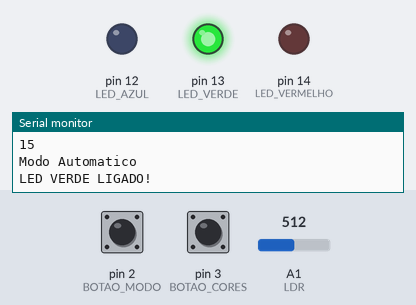
Simulated run of this sketch. Board: Arduino Uno, built with avr-gcc and run on an emulated ATmega328P. On the bench: output pins drawn as LEDs (lit = HIGH), the last lines printed to the serial monitor. Dashed ring = blinking. The test bench sets the inputs (shaded band); at power-on: pin 2 (BOTAO_MODO) HIGH, pin 3 (BOTAO_CORES) HIGH, A1 (LDR) = 512.

Above: at 1.2 s.
1.3 s: pin 2 (BOTAO_MODO) pulled LOW for 1 s
At 1.72 s:
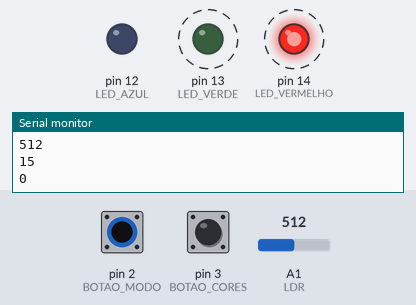
6.8 s: pin 2 (BOTAO_MODO) pulled LOW for 0.15 s
At 7.8 s:
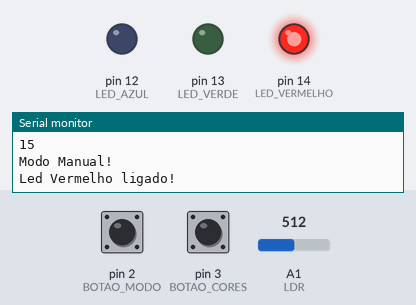
8.5 s: pin 3 (BOTAO_CORES) pulled LOW for 3.2 s
At 12.7 s:
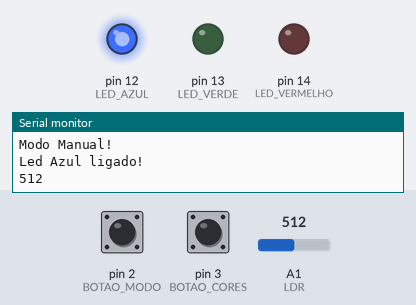
13.2 s: pin 3 (BOTAO_CORES) pulled LOW for 1 s
At 15.5 s:
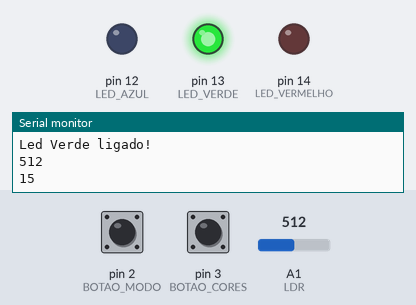
17.2 s: pin 3 (BOTAO_CORES) pulled LOW for 0.15 s
At 18.7 s:
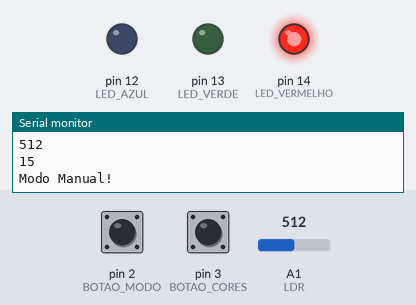
Timing chart, 0 to 20.2 s (numbered marks = the images above; inputs shaded):
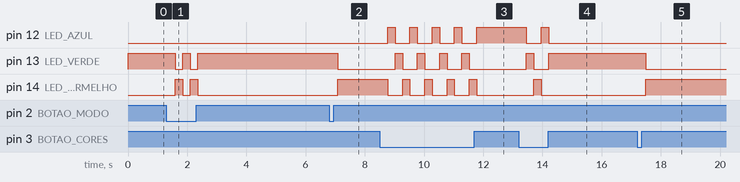

The sketch:

Prova_1_InternetOfThings.ino
```cpp
// Definindo as constantes e seus nomes.
const int LDR = 1;
const int LED_AZUL = 12;
const int LED_VERDE = 13;
const int LED_VERMELHO = 14;
const int BOTAO_MODO = 2;
const int BOTAO_CORES = 3;


void setup() {

  // Definindo as entradas e saídas.
  pinMode(LDR, INPUT);
  pinMode(LED_AZUL, OUTPUT);
  pinMode(LED_VERDE, OUTPUT);
  pinMode(LED_VERMELHO, OUTPUT);
  pinMode(BOTAO_MODO, INPUT_PULLUP);
  pinMode(BOTAO_CORES, INPUT_PULLUP);
  Serial.begin(9600);

}

int leituraLDR;
int ldrConvertido;
bool manual = false;
int contador = 1;

void loop() {

  leituraLDR = analogRead(LDR);
  ldrConvertido = map(leituraLDR, 0, 8191, 0, 255);
  Serial.println(leituraLDR);
  Serial.println(ldrConvertido);

  if (digitalRead(BOTAO_MODO) == LOW) {
    manual = !manual;
    Serial.println(manual);
    delay(250);
  }

  if (!manual) {
    Serial.println("Modo Automatico");

    if(ldrConvertido > 200) {

      digitalWrite(LED_AZUL, HIGH);
      digitalWrite(LED_VERMELHO, LOW);
      digitalWrite(LED_VERDE, LOW);
      Serial.println("LED AZUL LIGADO!");

    }
    else if (ldrConvertido < 200 && ldrConvertido > 100) {

      digitalWrite(LED_VERMELHO, HIGH);
      digitalWrite(LED_AZUL, LOW);
      digitalWrite(LED_VERDE, LOW);
      Serial.println("LED VERMELHO LIGADO!");

    }
    else if (ldrConvertido < 100 && ldrConvertido > 1 ) {

      digitalWrite(LED_VERDE, HIGH);
      digitalWrite(LED_VERMELHO, LOW);
      digitalWrite(LED_AZUL, LOW);
      Serial.println("LED VERDE LIGADO!");

    }

  } else {
    Serial.println("Modo Manual!");

    if (digitalRead(BOTAO_CORES) == LOW) {
      contador++;
      delay(250);
    }

    if (contador == 4) {
      contador = 1;
    }

    if (contador == 1) {
      digitalWrite(LED_VERMELHO, HIGH);
      digitalWrite(LED_AZUL, LOW);
      digitalWrite(LED_VERDE, LOW);
      Serial.println("Led Vermelho ligado!");
    }
    else if (contador == 2) {
      digitalWrite(LED_AZUL, HIGH);
      digitalWrite(LED_VERMELHO, LOW);
      digitalWrite(LED_VERDE, LOW);
      Serial.println("Led Azul ligado!");
    }
    else if (contador == 3) {
      digitalWrite(LED_VERDE, HIGH);
      digitalWrite(LED_AZUL, LOW);
      digitalWrite(LED_AZUL, LOW);
      Serial.println("Led Verde ligado!");
    }


  }


}
```

Measured:
- after the input at 1.3 s, pin 13 (LED_VERDE): alternates HIGH for 0.25 s and LOW for 0.25 s, 4 changes in all, then stays HIGH, starting after 0.30 s; pin 14 (LED_VERMELHO): alternates HIGH for 0.25 s and LOW for 0.25 s, 4 changes in all, then stays LOW, starting after 0.30 s
- after the input at 6.8 s, pin 13 (LED_VERDE): HIGH → LOW after 0.28 s; pin 14 (LED_VERMELHO): LOW → HIGH after 0.28 s
- after the input at 8.5 s, pin 12 (LED_AZUL): alternates HIGH for 0.25 s and LOW for 0.50 s, 9 changes in all, then stays HIGH, starting after 0.27 s; pin 13 (LED_VERDE): alternates HIGH for 0.25 s and LOW for 0.50 s, 8 changes in all, then stays LOW, starting after 0.52 s
- after the input at 13.2 s, pin 12 (LED_AZUL): HIGH → LOW after 0.26 s, → HIGH 0.50 s later, → LOW 0.25 s later; pin 13 (LED_VERDE): LOW → HIGH after 0.26 s, → LOW 0.25 s later, → HIGH 0.50 s later; pin 14 (LED_VERMELHO): LOW → HIGH after 0.51 s, → LOW 0.25 s later
- after the input at 17.2 s, pin 13 (LED_VERDE): HIGH → LOW after 0.29 s; pin 14 (LED_VERMELHO): LOW → HIGH after 0.29 s
